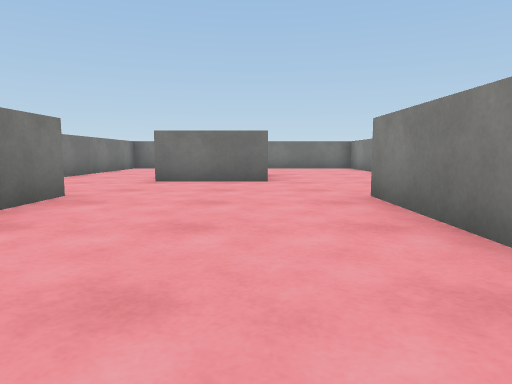
view 1 (above)

16 first-person views from a walk through a Unity game level. The camera is 0.55 m above the floor, tilts 6° down and sees 70° across. The floor is counted in squares, 1 m on a side. Each view is taken from the middle of a square. On the plan, view 1 faces up. The plan holds only what a view shows up to about 9 squares ahead; the rest is blank. Surface patterns are stand-ins for the level's own textures.

view 2
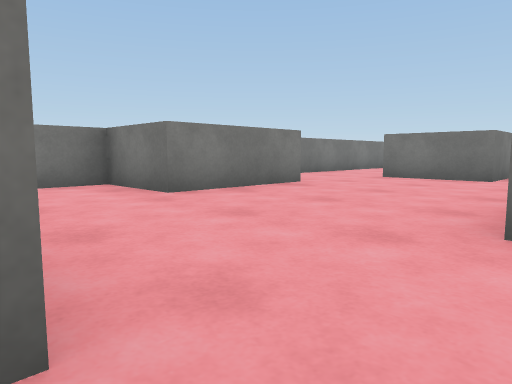

view 3
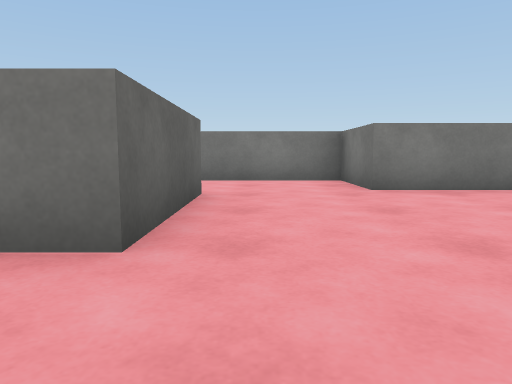

view 4
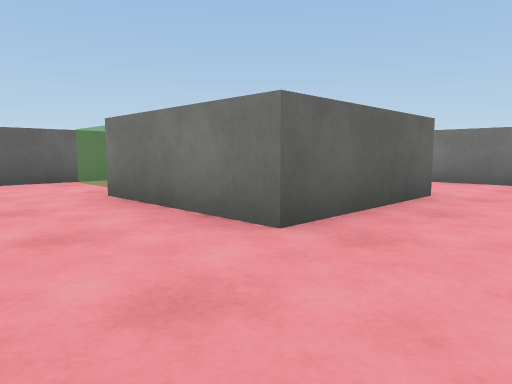

view 5
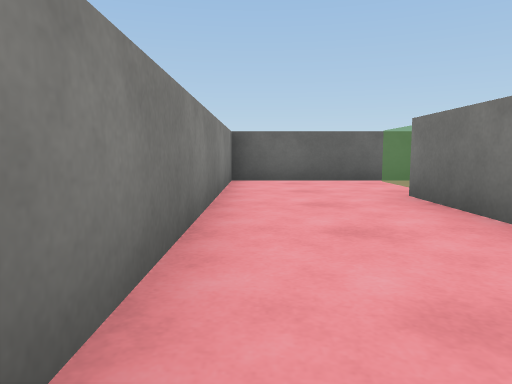

view 6
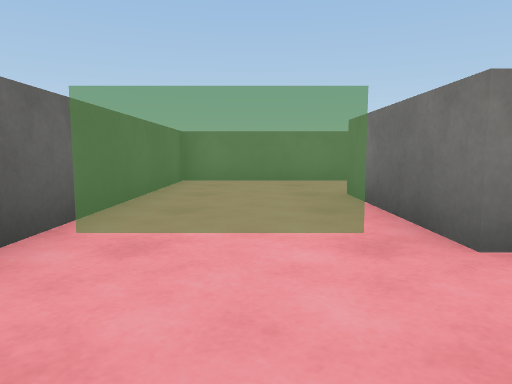

view 7
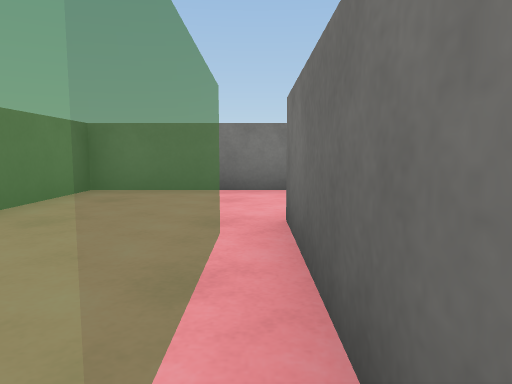

view 8
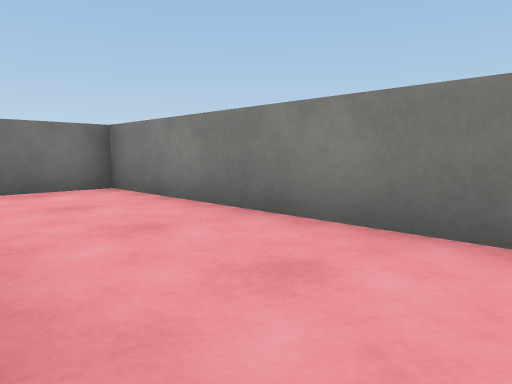

view 9
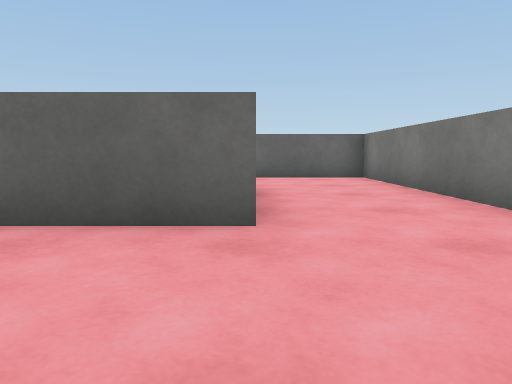

view 10
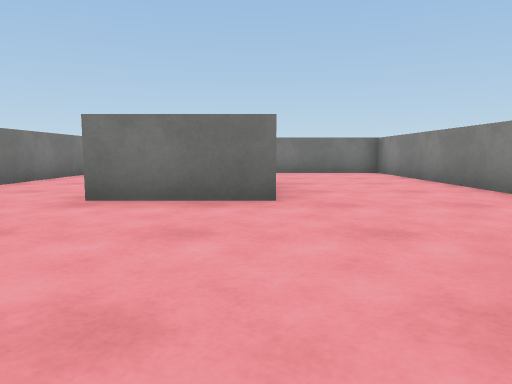

view 11
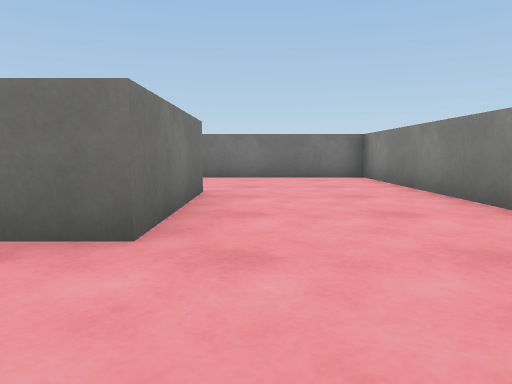

view 12
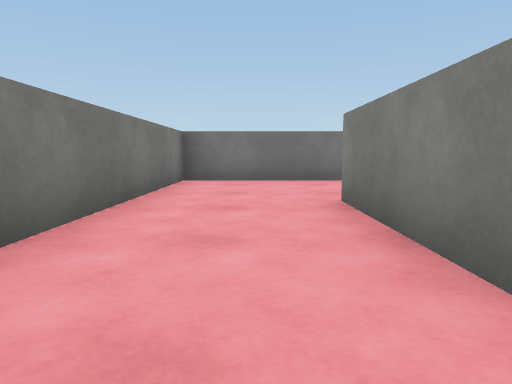

view 13
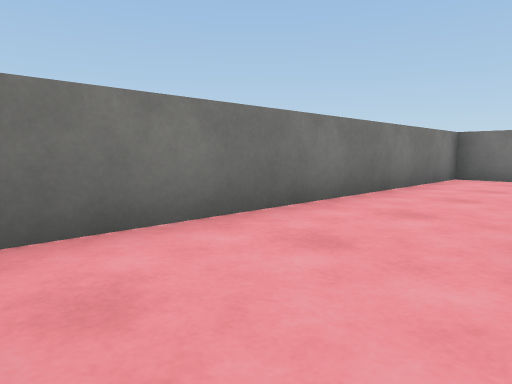

view 14
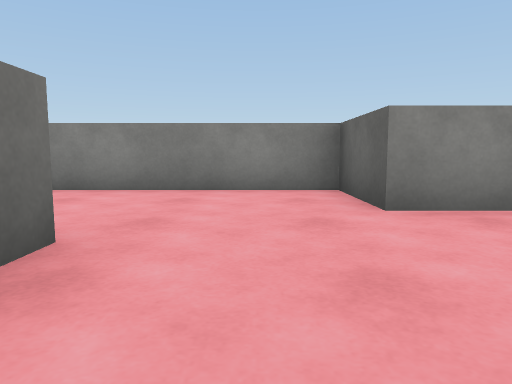

view 15
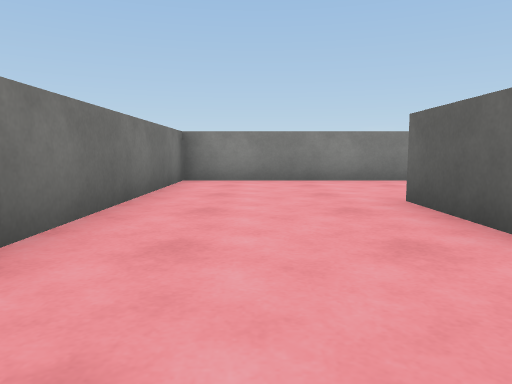

view 16
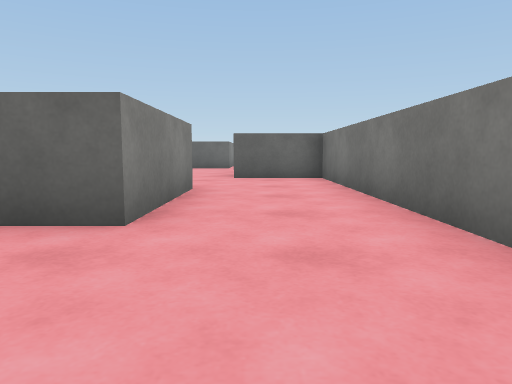

### Floor plan
Points are (right, up) in squares from view 1. A wall is a line through its corners. A room is listed if a view was taken in it or the views show most of it. See-through windows are left out.
Room 1 (views 1, 2, 3, 4, 5, 6, 7, 8, 9, 10, 11, 12, 13, 14)
walls: (-2.1, -0.7) (1, -0.7) (1, -3.7) (0.5, -3.7); (1.5, 2) (1.5, 4.7); (-1.4, -3.7) (-2, -3.7); (0.2, 7.2) (-2, 7.2); (-4.5, 7.4) (-4.5, 4.7) (-2.5, 4.7) (-2.5, 1.7) (-4.5, 1.7) (-4.5, -6.5) (3.5, -6.5) (3.5, 1.7) (1.5, 1.7)
ways out: opening at (-0.8, 7.2) to room 2
Room 2 (views 15, 16)
walls: (-2, 7.2) (-2, 10.2) (0.2, 10.2) (0.2, 7.2); (1.5, 4.7) (3.5, 4.7) (3.5, 13.5) (-4.5, 13.5) (-4.5, 7.4)
ways out: opening at (-0.8, 7.2) to room 1

Where each view was taken, in squares from view 1:
view 1: 0 up, 0 right, facing up
view 2: 1 down, 2 right, facing up-left
view 3: 0 up, 3 right, facing left
view 4: 1 up, 3 right, facing down-left
view 5: 1 up, 3 right, facing down
view 6: 5 down, 3 right, facing left
view 7: 4 down, 1 right, facing left
view 8: 4 down, 1 right, facing up-right
view 9: 2 up, 2 left, facing down
view 10: 3 up, 0 right, facing up
view 11: 5 up, 1 right, facing up
view 12: 6 up, 3 left, facing up
view 13: 5 up, 2 left, facing up-left
view 14: 6 up, 2 left, facing right
view 15: 12 up, 4 left, facing right
view 16: 13 up, 3 left, facing down
